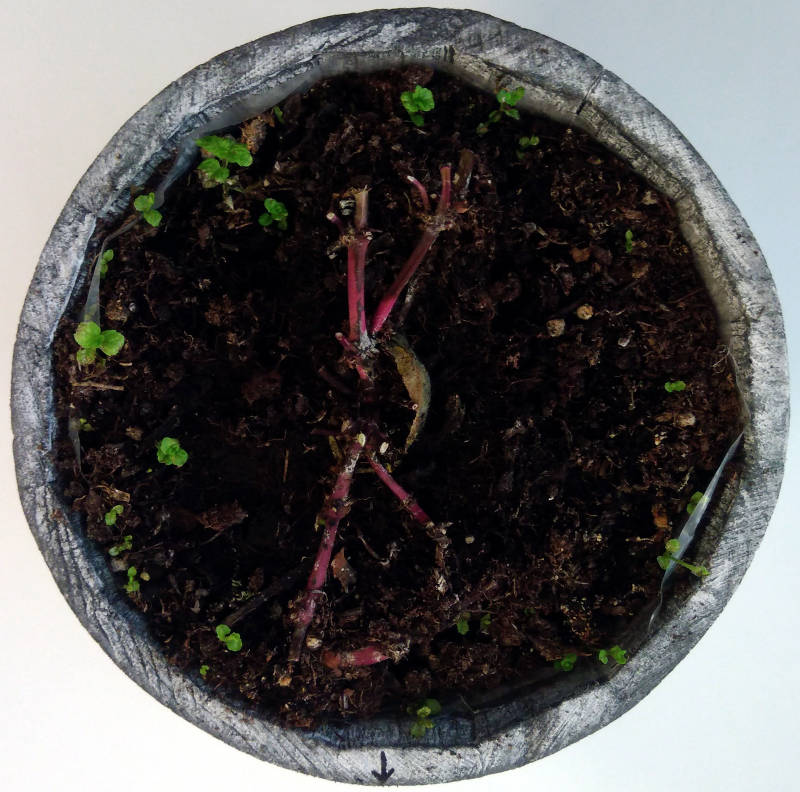
#> input picture source_code/master/nrpc/samples/sample_1_in.jpg, 800 x 792 px, given in place of the camera
$ python run_opencv.py
#> lines starting #> are read from the running program, lines starting #| are printed output that depends on the picture; after the words box and inside, x2 and y2 are one past the last pixel; in counts of white or black regions, pixels touching at a corner belong together
### source_code/master/nrpc/utils.py
import cv2
import numpy as np


def rgb_to_hsv_range(r, g, b, min_h, max_h, min_s, max_s, min_v, max_v):
    color_rgb = np.uint8([[[r, g, b]]])
    hue, _, _ = cv2.cvtColor(color_rgb, cv2.COLOR_RGB2HSV)[0][0]
    lower_hsv = np.array([hue - min_h, min_s, min_v])
    upper_hsv = np.array([hue + max_h, max_s, max_v])
    return lower_hsv, upper_hsv


# [8 lines left out: function hsv_to_rgb, not called in this run]


def apply_mask(frame, r, g, b, negdh, posdh, mins, maxs, minv, maxv):
    """
    Parameters
    ----------
    frame : ndarray
        Input image with color in RGB format.
    r : int (0-255)
        Red component of the base color.
    g : int (0-255)
        Green component of the base color.
    b : int (0-255)
        Blue component of the base color.
    negdh : int (0-255)
        Value removed from hue component of the base color in the HSV format to form
        lower boundary of filtered colors.
    posdh : int (0-255)
        Value added to hue component of base the color in the HSV format to form upper
        boundary of filtered colors.
    mins : int (0-255)
        Value of the saturation component of the base color in the HSV format used to
        form lower boundary of filtered colors.
    maxs : int (0-255)
        Value of saturation component of the base color in the HSV format used to form
        upper boundary of filtered colors.
    minv : int (0-255)
        Value of the value component of the base color in the HSV format used to form
        lower boundary of filtered colors.
    maxv : int (0-255)
        Value of the value component of the base color in the HSV format used to form
        upper boundary of filtered colors.
    Returns
    -------
    ndarray
        Mask applied to the frame.
    ndarray
        Masked frame.
    """
    frame_hsv = cv2.cvtColor(frame, cv2.COLOR_RGB2HSV)
    lower_hsv, upper_hsv = rgb_to_hsv_range(
        r=r,
        g=g,
        b=b,
        min_h=negdh,
        max_h=posdh,
        min_s=mins,
        max_s=maxs,
        min_v=minv,
        max_v=maxv,
    )
    mask = cv2.inRange(frame_hsv, lower_hsv, upper_hsv)
    image = cv2.bitwise_and(frame, frame, mask=mask)
    return mask, image


def calculate_nrpc(mask):
    """
    Calculate Normalized Relevant Pixels Count metric. The metric express how much
    mask covers its space. It's normalized to 0-1 range, where 0 means that the mask is
    empty and 1 that the mask covers whole image.

    Parameters
    ----------
    mask : ndarray
        Array representing image mask.
    Returns
    -------
    int
        Number of relevant pixels normalized by number of all pixels.
    """
    mask_pixels = np.sum(mask > 1)
    all_pixels = mask.shape[0] * mask.shape[1]
    return mask_pixels / all_pixels


def draw_text(img, text):
    """
    Adds black text on the white background at the upper left corner of the image.
    """
    background_color = (255, 255, 255)
    text_offset_x = 0
    text_offset_y = 0
    text_padding_x = 5
    text_padding_y = 5

    font_face = cv2.FONT_HERSHEY_SIMPLEX
    font_scale = 0.7
    font_thickness = 1
    font_color = (0, 0, 0)
    font_line_type = cv2.LINE_AA

    (text_width, text_height) = cv2.getTextSize(
        text=text, fontFace=font_face, fontScale=font_scale, thickness=1
    )[0]

    text_coords = (
        text_offset_x + text_padding_x,
        text_offset_y + text_padding_y + text_height,
    )
    background_coords = (
        (text_offset_x, text_offset_y),
        (
            text_offset_x + text_width + 2 * text_padding_x,
            text_offset_y + text_height + 2 * text_padding_y,
        ),
    )

    cv2.rectangle(
        img=img,
        pt1=background_coords[0],
        pt2=background_coords[1],
        color=background_color,
        thickness=cv2.FILLED,
    )

    cv2.putText(
        img=img,
        text=text,
        org=text_coords,
        fontFace=font_face,
        fontScale=font_scale,
        color=font_color,
        thickness=font_thickness,
        lineType=font_line_type,
        bottomLeftOrigin=False,
    )

### source_code/master/nrpc/run_opencv.py
import time

import cv2
import numpy as np

from settings import (
    DEFAULT_CAM_FPS,
    DEFAULT_HSV_MAX_HUE,
    DEFAULT_HSV_MAX_SATURATION,
    DEFAULT_HSV_MAX_VALUE,
    DEFAULT_HSV_MIN_HUE,
    DEFAULT_HSV_MIN_SATURATION,
    DEFAULT_HSV_MIN_VALUE
)
from utils import apply_mask, calculate_nrpc, draw_text


def measure_fps(f):
    """
    Decorates rendering function with frames per second calculation.

    Parameters
    ----------
    f : function
        Rendering function.

    Returns
    -------
        Decorated rendering function.
    """

    def f_():
        global fps
        start = time.time()
        img = f()
#> in render, frame is the input picture: shape (792, 800, 3); mean B, G, R 88.4, 88.7, 89.8
        end = time.time()
        num_frames = 1
        seconds = end - start
        fps = num_frames / seconds
        return img

    return f_


@measure_fps
def render():
    """
    Renders a single frame.

    Returns
    -------
    ndarray
        Array representing a frame in BGR color format.
    """
    global masked_frame, image

    ret, frame = camera.read()
    frame = cv2.cvtColor(frame, cv2.COLOR_BGR2RGB)
    mask, masked_frame = apply_mask(
        frame=frame,
        r=selected_color[0][0][2],
        g=selected_color[0][0][1],
        b=selected_color[0][0][0],
        negdh=cv2.getTrackbarPos(hue_delta_minus_name, window_name),
        posdh=cv2.getTrackbarPos(hue_delta_plus_name, window_name),
        mins=cv2.getTrackbarPos(min_saturation_name, window_name),
        maxs=cv2.getTrackbarPos(max_saturation_name, window_name),
        minv=cv2.getTrackbarPos(min_value_name, window_name),
        maxv=cv2.getTrackbarPos(max_value_name, window_name),
    )
#> in apply_mask, `frame_hsv = cv2.cvtColor(frame, cv2.COLOR_RGB2HSV)`: frame_hsv: shape (792, 800, 3); mean H, S, V 86.6, 76.1, 94.5
#> in rgb_to_hsv_range, `color_rgb = np.uint8([[[r, g, b]]])`: color_rgb = [[0, 0, 0]]
#> in rgb_to_hsv_range, `hue, _, _ = cv2.cvtColor(color_rgb, cv2.COLOR_RGB2HSV)[0][0]`: hue = 0
#> in rgb_to_hsv_range, `lower_hsv = np.array([hue - min_h, min_s, min_v])`: lower_hsv = [-3, 100, 100]
#> in rgb_to_hsv_range, `upper_hsv = np.array([hue + max_h, max_s, max_v])`: upper_hsv = [3, 120, 120]
#> in apply_mask, `lower_hsv, upper_hsv = rgb_to_hsv_range( r=r, g=g, b=b, min_h=negdh, m..`: lower_hsv = [-3, 100, 100]; upper_hsv = [3, 120, 120]
#> in apply_mask, `mask = cv2.inRange(frame_hsv, lower_hsv, upper_hsv)`:
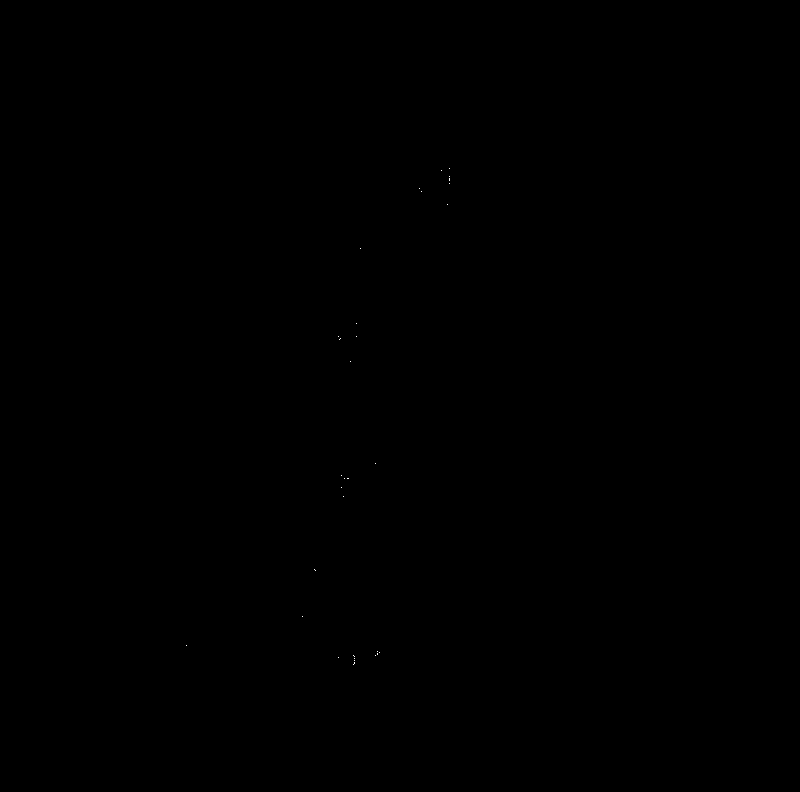
#> mask: shape (792, 800); 0.01% white in thin lines or dots, all inside (x1, y1, x2, y2) = (186, 168, 450, 665)

    # Calculate and draw metric value.
    nrpc = calculate_nrpc(mask)
#> in calculate_nrpc, `mask_pixels = np.sum(mask > 1)`: mask_pixels = 41
    time_str = time.strftime("%H:%M:%S", time.localtime())
    text = "{}, FPS: {:05.2f}, NRPC: {:.4f}".format(time_str, fps, nrpc)
    draw_text(img=frame, text=text)

    # Change color format back from RGB to BGR.
    frame = cv2.cvtColor(frame, cv2.COLOR_RGB2BGR)
    masked_frame = cv2.cvtColor(masked_frame, cv2.COLOR_RGB2BGR)

    # Concatenate horizontally (1) frames and (2) colors. Then, concatenate
    # vertically (1) and (2) vertically.
    frames = np.concatenate((frame, masked_frame), axis=1)
    colors = np.concatenate(
        (current_color, selected_color, lower_filtered_color, upper_filtered_color),
        axis=1,
    )
    image = np.concatenate((frames, colors), axis=0)

    return image


def slider_callback(x):
    """
    Slider callback is required by its constructor but in this code sliders are
    global objects and their value is read directly from them.

    Parameters
    ----------
    x : int
        Slider value
    Returns
    -------
    None
    """
    pass


def mouse_rgb(event, x, y, flag, param):
    """
    Handles MOUSEMOVE and LBUTTONDOWN events. MOUSEMOVE updates value of current
    color. LBUTTONDOWN updates value of selected color.

    Parameters
    ----------
    event : int
        Type of mouse event.
    x : int
        X coordinate of the mouse cursor.
    y : int
        Y coordinate of the mouse cursor.
    Returns
    -------
    None
    """
    b = image[y, x, 0]
    g = image[y, x, 1]
    r = image[y, x, 2]
    if event == cv2.EVENT_MOUSEMOVE:
        current_color[:] = [b, g, r]
    elif event == cv2.EVENT_LBUTTONDOWN:
        selected_color[:] = [b, g, r]


# Window
window_name = "image"
cv2.namedWindow(window_name)
cv2.setMouseCallback(window_name, mouse_rgb)

# Camera
camera = cv2.VideoCapture(0)
camera.set(cv2.CAP_PROP_FPS, DEFAULT_CAM_FPS)
cap_width = int(camera.get(3))
cap_height = int(camera.get(4))
frames_height = cap_height
frames_width = cap_width * 2
masked_frame = np.zeros((cap_height, cap_width, 3), np.uint8)

# Sliders
hue_delta_minus_name = "Hue Delta -"
cv2.createTrackbar(
    hue_delta_minus_name, window_name, DEFAULT_HSV_MIN_HUE, 255, slider_callback
)

hue_delta_plus_name = "Hue Delta +"
cv2.createTrackbar(
    hue_delta_plus_name, window_name, DEFAULT_HSV_MAX_HUE, 255, slider_callback
)

min_value_name = "Min Value"
cv2.createTrackbar(
    min_value_name, window_name, DEFAULT_HSV_MIN_VALUE, 255, slider_callback
)

max_value_name = "Max Value"
cv2.createTrackbar(
    max_value_name, window_name, DEFAULT_HSV_MAX_VALUE, 255, slider_callback
)

min_saturation_name = "Min Saturation"
cv2.createTrackbar(
    min_saturation_name, window_name, DEFAULT_HSV_MIN_SATURATION, 255, slider_callback
)

max_saturation_name = "Max Saturation"
cv2.createTrackbar(
    max_saturation_name, window_name, DEFAULT_HSV_MAX_SATURATION, 255, slider_callback
)

# Colors
colors_height = 30
colors_width = cap_width * 2
color_width = colors_width // 4
current_color = np.zeros((30, color_width, 3), np.uint8)
selected_color = np.zeros((30, color_width, 3), np.uint8)
lower_filtered_color = np.zeros((30, color_width, 3), np.uint8)
upper_filtered_color = np.zeros((30, color_width, 3), np.uint8)

fps = 0
while True:
    image = render()
#> in render, `nrpc = calculate_nrpc(mask)`: nrpc = 6.47e-05
#> in render, `text = "{}, FPS: {:05.2f}, NRPC: {:.4f}".format(time_str, fps, nrpc)`: text = '01:37:16, FPS: 00.00, NRPC: 0.0001'
#> in draw_text, `cv2.putText( img=img, text=text, org=text_coords, fontFace=font_face, ..`:
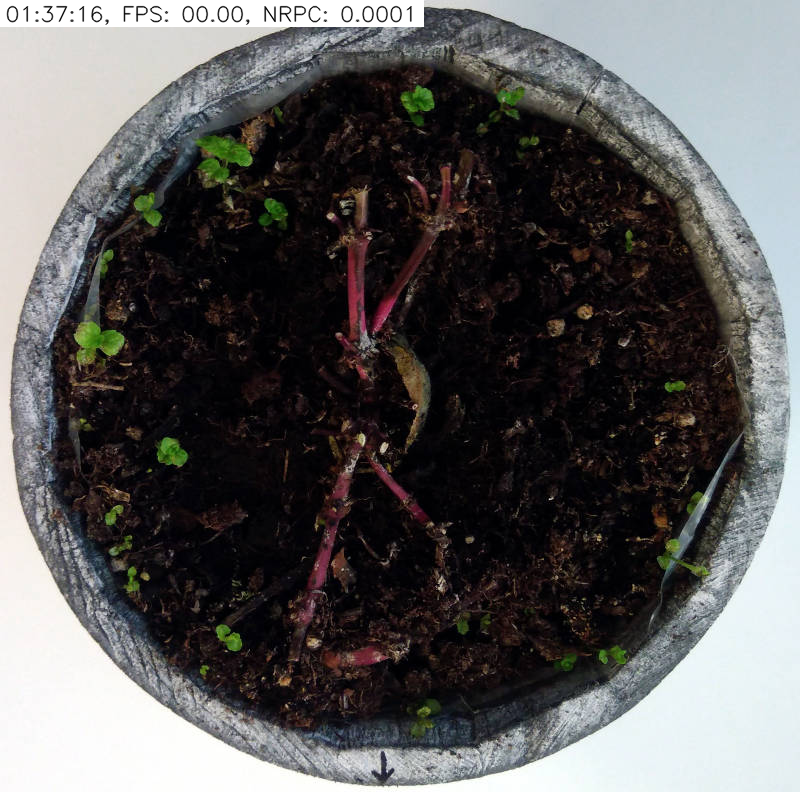
#> img: shape (792, 800, 3); mean R, G, B 90.5, 89.4, 89.1
#> in render, `frames = np.concatenate((frame, masked_frame), axis=1)`:
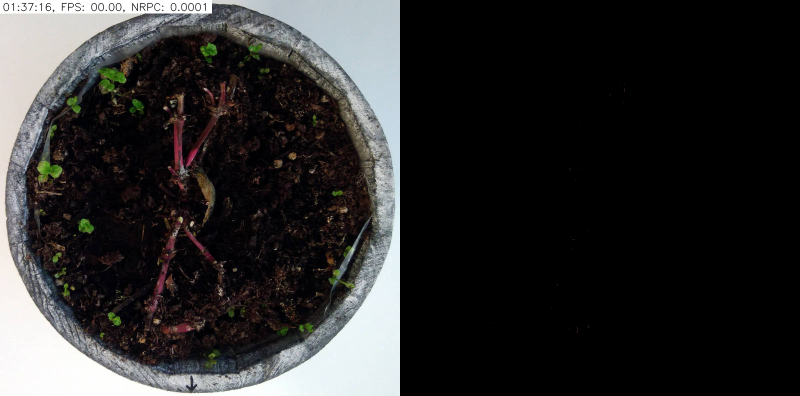
#> frames: shape (792, 1600, 3) (shown at 1/2 size); mean B, G, R 44.6, 44.7, 45.3
#> in render, `image = np.concatenate((frames, colors), axis=0)`:
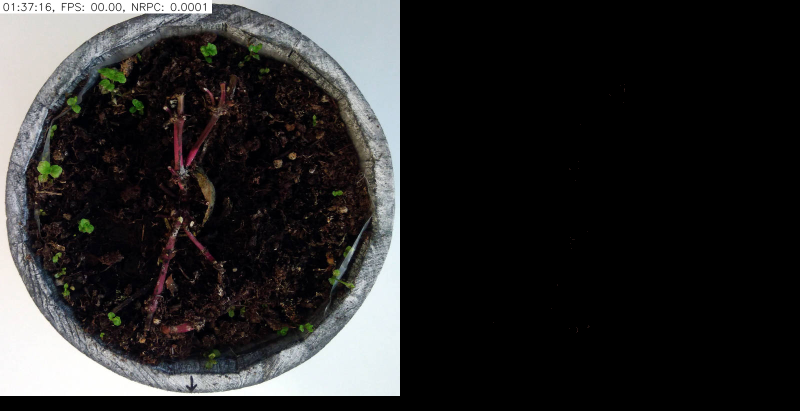
#> image: shape (822, 1600, 3) (shown at 1/2 size); mean B, G, R 42.9, 43.1, 43.6
    cv2.imshow(window_name, image)
    if cv2.waitKey(1) & 0xFF == ord("q"):
#> (key q is pressed here)
        break

# When everything done, release the capture.
camera.release()
cv2.destroyAllWindows()

$ run again, on source_code/master/nrpc/samples/sample_2_in.jpg
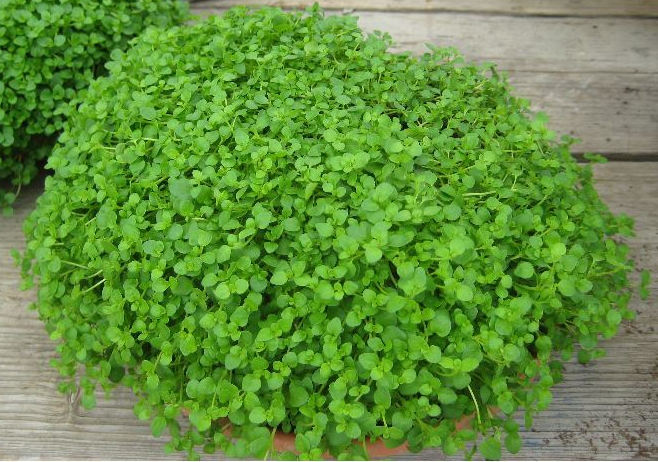
#> input picture source_code/master/nrpc/samples/sample_2_in.jpg, 658 x 462 px, given in place of the camera
#> in render, frame is the input picture: shape (462, 658, 3); mean B, G, R 63.1, 144.6, 99.4
#> frame_hsv: shape (462, 658, 3); mean H, S, V 43.1, 150, 145.4
#> color_rgb = [[0, 0, 0]]
#> hue = 0
#> in rgb_to_hsv_range, `lower_hsv = np.array([hue - min_h, min_s, min_v])`: lower_hsv = [-3, 100, 100]
#> in rgb_to_hsv_range, `upper_hsv = np.array([hue + max_h, max_s, max_v])`: upper_hsv = [3, 120, 120]
#> in apply_mask, `lower_hsv, upper_hsv = rgb_to_hsv_range( r=r, g=g, b=b, min_h=negdh, m..`: lower_hsv = [-3, 100, 100]; upper_hsv = [3, 120, 120]
#> mask: shape (462, 658); every value is 0
#> mask_pixels = 0
#> text = '01:37:17, FPS: 00.00, NRPC: 0.0000'
#> in render, `frames = np.concatenate((frame, masked_frame), axis=1)`:
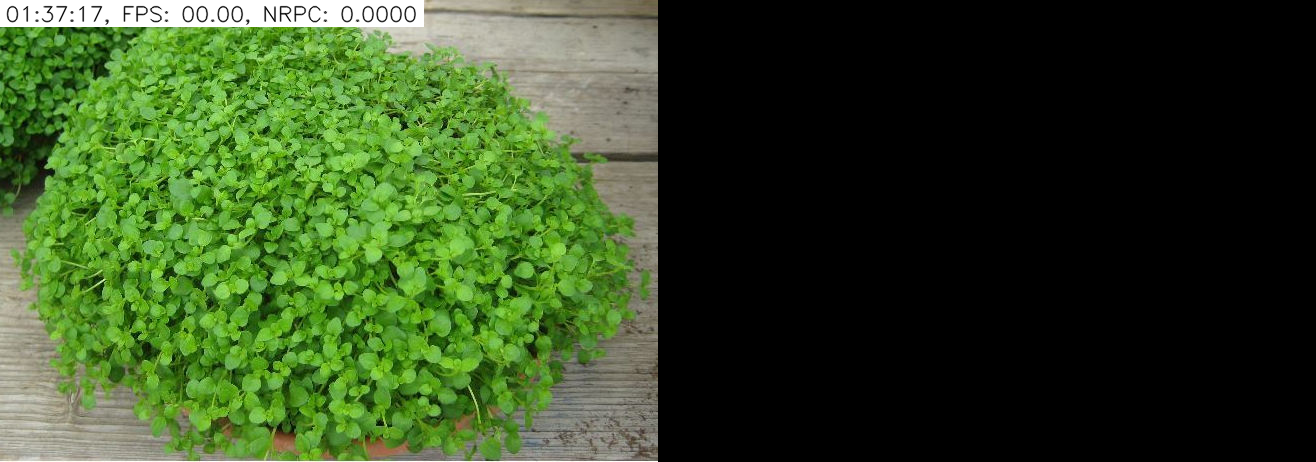
#> frames: shape (462, 1316, 3); mean B, G, R 34.2, 73.6, 51.8
#> in render, `image = np.concatenate((frames, colors), axis=0)`:
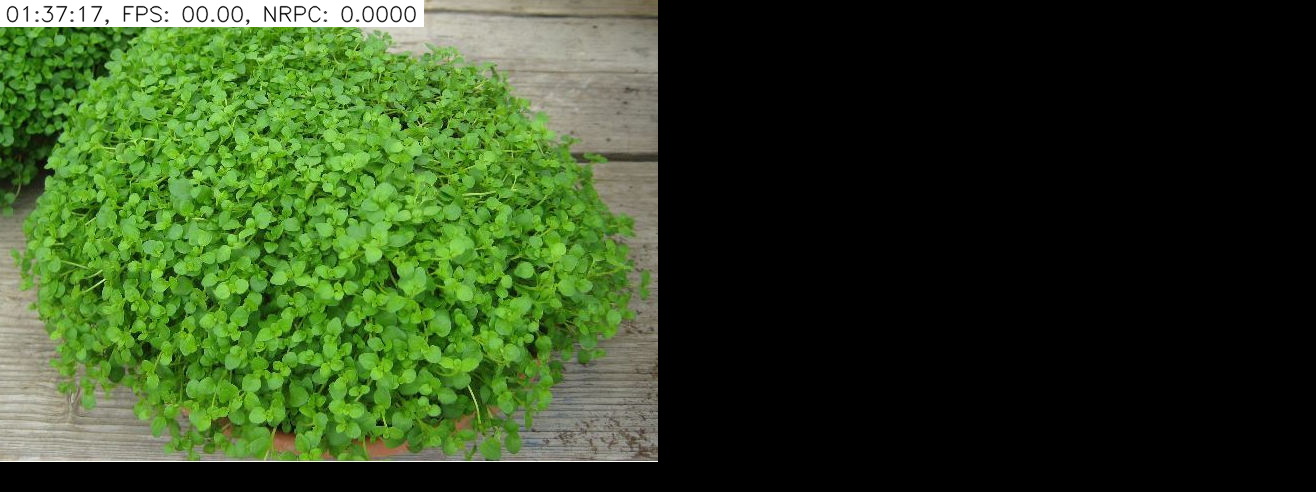
#> image: shape (492, 1316, 3); mean B, G, R 32.1, 69.2, 48.6
